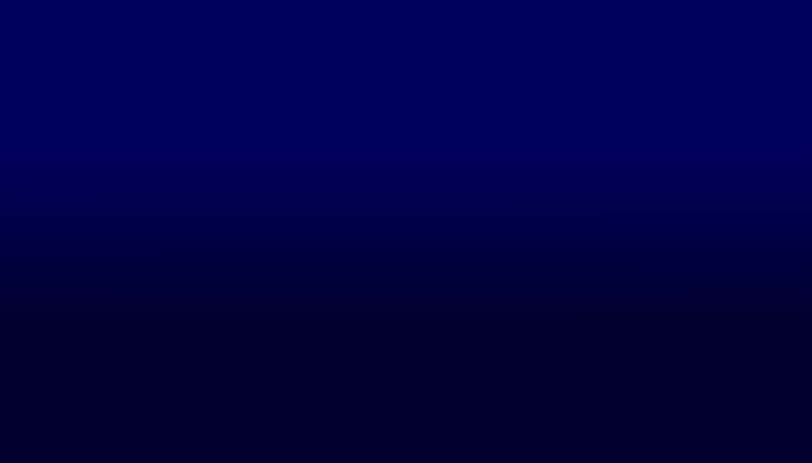
<?xml version="1.0" encoding="UTF-8"?>
<ui version="4.0">
 <class>Form</class>
 <widget class="QWidget" name="Form">
  <property name="geometry">
   <rect>
    <x>0</x>
    <y>0</y>
    <width>812</width>
    <height>463</height>
   </rect>
  </property>
  <property name="windowTitle">
   <string>Form</string>
  </property>
  <property name="styleSheet">
   <string notr="true">QWidget{
background-color: qlineargradient(spread:pad, x1:0.488, y1:0, x2:0.495, y2:1, stop:0.306818 rgba(0, 0, 93, 255), stop:0.710227 rgba(0, 0, 45, 255))
}

QFrame{
border: none}
</string>
  </property>
  <layout class="QVBoxLayout" name="verticalLayout">
   <property name="spacing">
    <number>0</number>
   </property>
   <property name="leftMargin">
    <number>0</number>
   </property>
   <property name="topMargin">
    <number>0</number>
   </property>
   <property name="rightMargin">
    <number>0</number>
   </property>
   <property name="bottomMargin">
    <number>0</number>
   </property>
   <item>
    <widget class="QScrollArea" name="scrollArea">
     <property name="widgetResizable">
      <bool>true</bool>
     </property>
     <widget class="QWidget" name="scrollAreaWidgetContents_2">
      <property name="geometry">
       <rect>
        <x>0</x>
        <y>0</y>
        <width>812</width>
        <height>463</height>
       </rect>
      </property>
      <layout class="QVBoxLayout" name="verticalLayout_5">
       <item>
        <widget class="QFrame" name="frame_6">
         <property name="frameShape">
          <enum>QFrame::StyledPanel</enum>
         </property>
         <property name="frameShadow">
          <enum>QFrame::Raised</enum>
         </property>
        </widget>
       </item>
      </layout>
     </widget>
    </widget>
   </item>
  </layout>
 </widget>
 <resources/>
 <connections/>
</ui>
